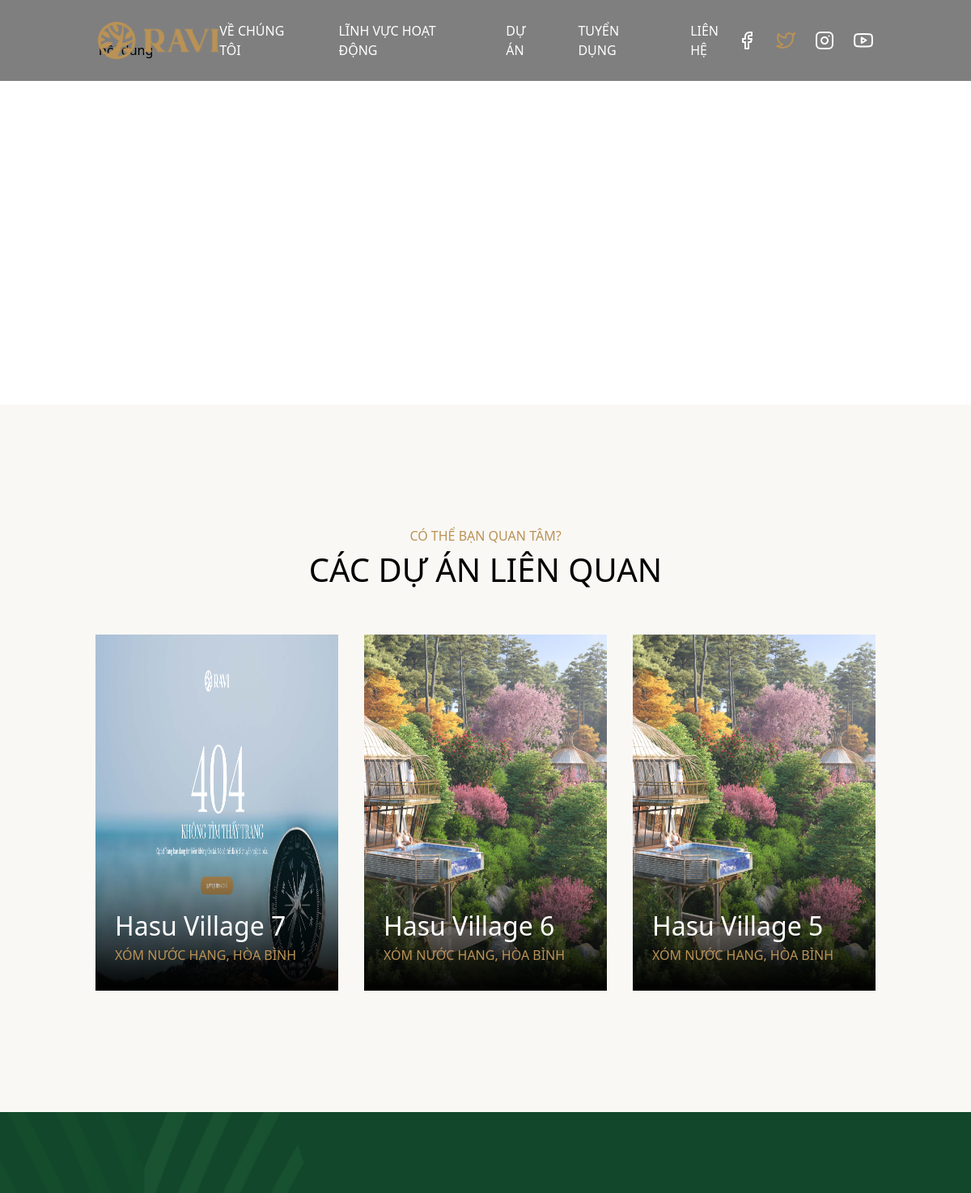
The page /du-an/hasu-village-1/ (upper part) on the database as committed earlier.
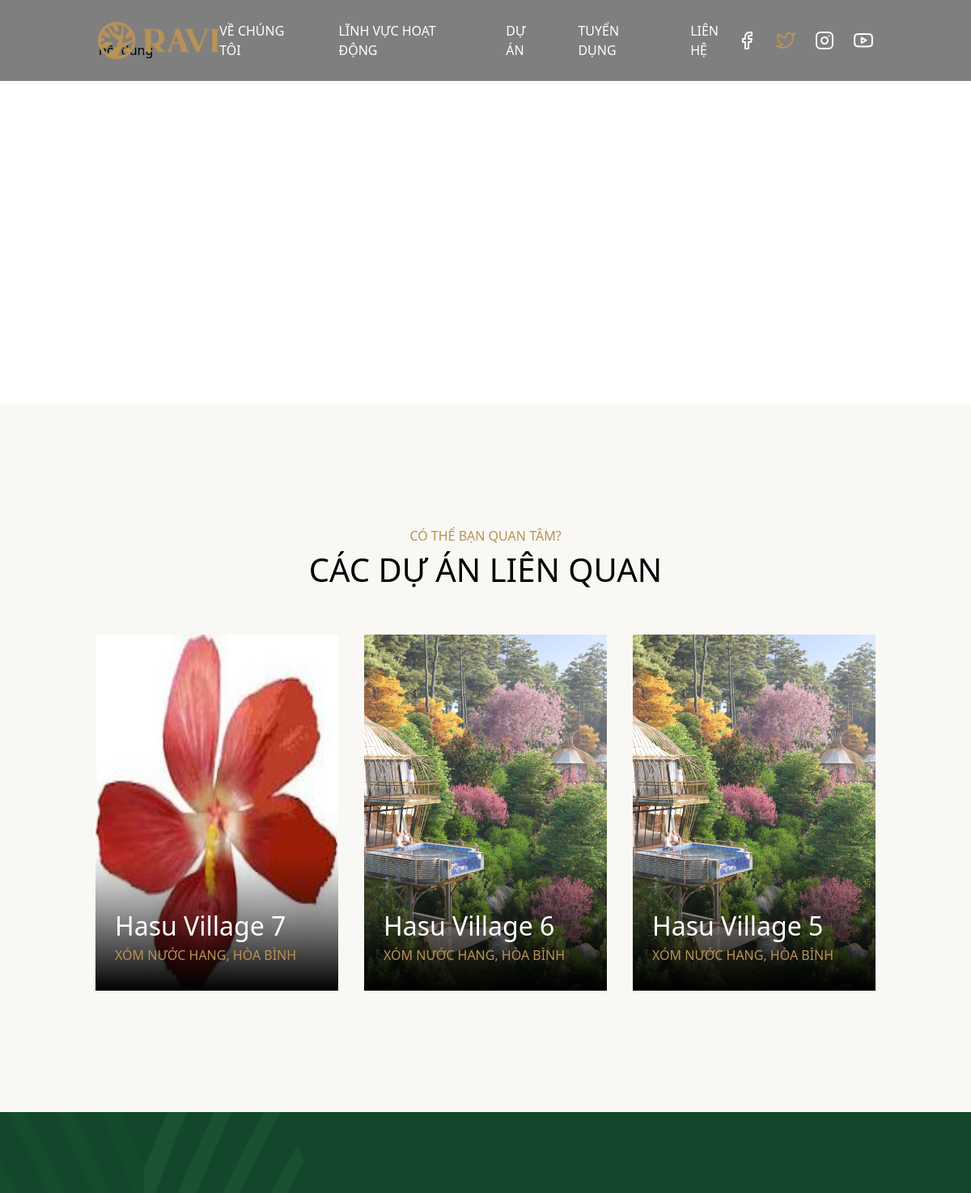
The same page on the database as committed later.
### ui/models.py (models this page shows, shortened)
class ItemProject(models.Model):
    image = models.FileField(upload_to="static/images", unique=True, verbose_name="image")
    name = models.CharField(max_length=255, verbose_name="name")
    address = models.CharField(max_length=255, verbose_name="address")
    content = RichTextUploadingField()
    activity = models.BooleanField(verbose_name="activity", default=True)
    item = models.ForeignKey(
        Project,
        related_name="project",
        blank=True,
        null=True,
        verbose_name="item",
        on_delete=models.CASCADE
    )
    slug = models.SlugField(default="", null=False, allow_unicode=True)
    class Meta:
        db_table="item_projects"
        verbose_name="Dự án (Item)"
        verbose_name_plural="Dự án (Item)"

### ui/views.py (the view)
# urls.py: path('du-an/<id>/', ProjectDetailPage.as_view(), name="project-detail"),
class ProjectDetailPage(TemplateView):
    template_name = "project-detail/index.html"
    def get_context_data(self, **kwargs):
        context = super().get_context_data(**kwargs)
        slug = self.kwargs['id']
        project = ItemProject.objects.filter(slug=slug).first()
        project_other = ItemProject.objects.exclude(id=project.id).all().order_by("-id")[:3]
        context["project"] = project
        context["project_other"] = project_other
        return context

### ui/templates/project-detail/index.html (shortened to what this page needs)
{% extends 'layout.html' %}
{% load static %}
{% block content %}
  <div class="relative">
    <div class="absolute top-0 w-full h-full flex items-center">
      <div class="text-white flex flex-col items-center justify-center w-full">
        <h1 class="uppercase">dự án</h1>
        <div class="flex gap-3">
          <a href="/">Home</a>
          <p>/</p>
          <p>{{ project.name }}</p>
        </div>
      </div>
    </div>
  </div>
  <main>
    <div class="pt-[50px] lg:pb-[150px] pb-[50px] lg:px-[122px] px-[16px] min-h-[500px]">{{ project.content|safe }}</div>
  </main>
  <main class="bg-[#F9F8F5] lg:px-[118px] px-[16px] lg:py-[150px] py-[50px]">
    <div class="uppercase text-center lg:mb-[50px] mb-[24px]">
      <div class="text-main font-[500] max-[600px]:text-[14px]">có thể bạn quan tâm?</div>
      <h2>các dự án liên quan</h2>
    </div>
    <div class="grid lg:grid-cols-3 grid-cols-1 lg:gap-[32px] gap-[10px]">
      {% for item in project_other %}
      <div class="col-span-1">
        <div class="relative h-full">
          <img src="/{{ item.image }}" alt="" srcset="" class="max-h-[539px] h-full w-full" />
          <div class="absolute bottom-0 w-full">
           <a href="{% url 'project-detail' item.slug %}">
            <div class="pt-[64px] pb-[32px] px-[24px]" style="background: linear-gradient(180deg, rgba(0, 0, 0, 0) 0%, #000000 100%);">
              <h3 class="text-white">{{ item.name }}</h3>
              <p class="uppercase text-main font-[500] max-[600px]:text-[14px]">{{ item.address }}</p>
            </div>
           </a>
          </div>
        </div>
      </div>
      {% endfor %}
    </div>
  </main>
  {% include 'components/register.html' %}
{% endblock %}

Rows that differ between the two databases and show on the page:
changed ItemProject "Hasu Village 7": image: a different picture
